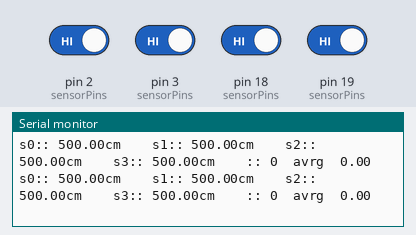
Bench run of a sketch on a simulated Arduino Mega 2560, built with avr-gcc and run on an emulated ATmega2560. Parts: the last lines printed to the serial monitor. The inputs (shaded band) are chosen by the test bench; at power-on: pin 2 (sensorPins), pin 3 (sensorPins), pin 18 (sensorPins), pin 19 (sensorPins) HIGH.

Above: at 1.2 s.
1.3 s: pin 2 (sensorPins) driven LOW
At 1.47 s:
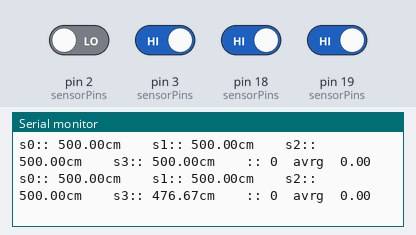
2.8 s: pin 3 (sensorPins) driven LOW
At 3.03 s:
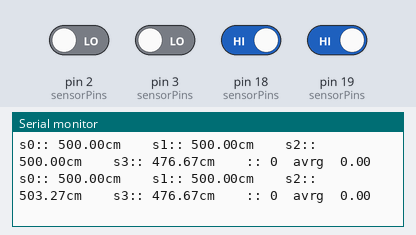
4.3 s: pin 18 (sensorPins) driven LOW
At 4.48 s:
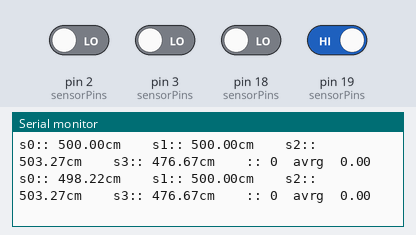
5.8 s: pin 19 (sensorPins) driven LOW
At 5.92 s:
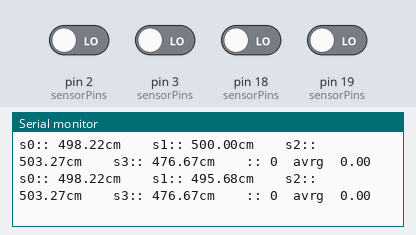

Measured:
- after the input at 1.3 s, the serial monitor: prints a new line after 0.05 s (image 1)
- after the input at 2.8 s, the serial monitor: prints a new line after 0.12 s (image 2)
- after the input at 4.3 s, the serial monitor: prints a new line after 0.06 s (image 3)
- after the input at 5.8 s, the serial monitor: prints a new line at once (image 4)

The sketch:

ussensor.ino
```cpp
#include "UltraSonicSensor.h"

#define TRIG_PIN 42
#define NUM_SENSOR 4
#define DIST_MIN 20
#define DIST_THRESHOLD 40


int sensorPins[] = {18,  19,  3,  2}; //INTERRUPT PINS

UltraSonicSensorManager *sensors = new UltraSonicSensorManager(TRIG_PIN,sensorPins, NUM_SENSOR, sensorUpdate);

void setup() {
  Serial.begin(57600);
  sensors->begin();
  Serial.println("<< ULTRASONICSOUND SENSORS >>");
}

void loop() {
  sensors->update();
}

void sensorUpdate(){

  int counter = 0;
  float average = 0.0;

  for( int i=0 ; i<NUM_SENSOR; i++ ){
    Serial.print("s");
    Serial.print(i);
    Serial.print(":: ");
    Serial.print( sensors->sensors[i]->distance );
    Serial.print("cm\t\t");

    if(sensors->sensors[i]->distance < DIST_THRESHOLD){
      counter++;
      average += sensors->sensors[i]->distance;

    }
  }

  if(counter > 0){
    average /= counter;
    average = ( average - DIST_MIN ) / ( DIST_THRESHOLD - DIST_MIN );
    average = 1.0 - average;
    average = min(average, 1);
    average = max(average, 0);
  }else{
    average = 0;
  }

  // if(counter > 0){
  //   average = ( average - DIST_MIN ) / ( DIST_THRESHOLD - DIST_MIN );
  // } else {
  //   average = 1;
  // }
  // average /= NUM_SENSOR;

  // average = 1.0 - average;
  // average = min(average, 1);
  // average = max(average, 0);

  Serial.print(":: ");
  Serial.print(counter);
  Serial.print("\tavrg\t");
  Serial.println(average);


}
```

UltraSonicSensor.cpp
```cpp
#include "UltraSonicSensor.h"

UltraSonicSensorManager *UltraSonicSensorManager::_instance(NULL);

void interruptCallbackA(){
  UltraSonicSensorManager* ussm = UltraSonicSensorManager::instance();
  ussm->echoCallBack(0);
}

void interruptCallbackB(){
  UltraSonicSensorManager* ussm = UltraSonicSensorManager::instance();
  ussm->echoCallBack(1);
}

void interruptCallbackC(){
  UltraSonicSensorManager* ussm = UltraSonicSensorManager::instance();
  ussm->echoCallBack(2);
}

void interruptCallbackD(){
  UltraSonicSensorManager* ussm = UltraSonicSensorManager::instance();
  ussm->echoCallBack(3);
}

UltraSonicSensor::UltraSonicSensor(int trigPin, int echoPin){

  this->trigPin = trigPin;
  this->echoPin = echoPin;

  distance = 500;
}

void UltraSonicSensor::setEchoTime(long val){
  echoTime = val;
  float d = ((float)echoTime * SOS * .5) - 5.0;
  distance += (d-distance) * FILTER_SPEED;
}

UltraSonicSensorManager::UltraSonicSensorManager(
  int trigPin,
  int echoPins[],
  int numSensor,
  void (*callback)()
  )
{

  _instance = this;

  this->trigPin = trigPin;
  this->echoPins = echoPins;
  this->numSensor = numSensor;

  _callback = callback;

  sensors = new UltraSonicSensor*[numSensor];

  for(int i=0; i<numSensor; i++){
    sensors[i] = new UltraSonicSensor(trigPin,echoPins[i]);
  }

  time = micros();
  echoCounter = 0;
  digitalWrite(trigPin, LOW );
  trigStatus = LOW;
  callBackDelayCount = 0;

  interruptFncs[0] = interruptCallbackA;
  interruptFncs[1] = interruptCallbackB;
  interruptFncs[2] = interruptCallbackC;
  interruptFncs[3] = interruptCallbackD;

}

void UltraSonicSensorManager::begin(){
  pinMode(trigPin, OUTPUT);

  for(int i=0;i<numSensor;i++){

    int inter = digitalPinToInterrupt(echoPins[i]);

    attachInterrupt(inter, interruptFncs[i], FALLING);

  }

}

void UltraSonicSensorManager::update(){
  deltaTime = micros() - time;

  if( deltaTime >= UPDATE_INTERVAL){
    time = micros();

    // Serial.print("now::");
    // Serial.print(micros());
    // Serial.print(" tt::");
    // Serial.print(trigTime);
    // Serial.print(" echo::");
    // Serial.println(sensors[0]->echoTime);

    if(callBackDelayCount > CALLBACK_EARY){
      callBackDelayCount = 0;
      _callback();
    }
    callBackDelayCount++;

  } else if( deltaTime >= TRIG_TIME ){

    if(trigStatus == HIGH){
      trigStatus = LOW;
      trigTime = micros();
      digitalWrite(trigPin, LOW );

      // Serial.println("LOW");

    }

  } else if( deltaTime >= 0 ){

    if(trigStatus == LOW){
       trigStatus = HIGH;

      echoCounter = 0;

      digitalWrite(trigPin, HIGH );

      // Serial.println("HI");

    }

  }

}

void UltraSonicSensorManager::echoCallBack(int inx){
  long echoTime = micros() - trigTime;

  sensors[inx]->setEchoTime(echoTime);

  echoCounter++;
}
```

UltraSonicSensor.h
```cpp
#include "Arduino.h"

#define UPDATE_INTERVAL 30000 //in microseconds
#define TRIG_TIME 1000
#define CALLBACK_EARY 3
#define FILTER_SPEED 0.06 // MIN>0 MAX<=1
#define SOS 0.034029


class UltraSonicSensor
{
public:
  UltraSonicSensor(int trigPin, int echoPin);

  float distance;
  void setEchoTime(long val);
  long echoTime;

  void echoArrived();

private:
  int trigPin;
  int echoPin;
};


class UltraSonicSensorManager
{
public:
  UltraSonicSensorManager(
    int trigPin,
    int echoPins[],
    int numSensor,
    void (*callback)()
  );

  static UltraSonicSensorManager* instance(){ return _instance; }

  UltraSonicSensor **sensors;
  void begin();
  void update();

  int trigPin;
  bool trigStatus;
  int *echoPins;
  int numSensor;

  int callBackDelayCount;

  void echoCallBack(int inx);

  static UltraSonicSensorManager* _instance;

private:
  void (*_callback)();

  long time;
  long deltaTime;

  long trigTime;
  int echoCounter;

  void (* interruptFncs [4])();

};
```
